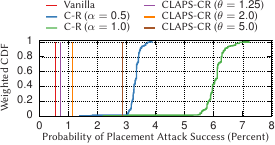

Generate this figure with gnuplot:
set terminal epslatex size 3,1.5 font "" 8 standalone header \
    "XXX"
set datafile separator ','
set output 'cr_placement.tex'

load './Set1.plt'

set xrange [0.0:*]
set yrange [0.0:1.02]

set xlabel "Probability of Placement Attack Success (Percent)" offset 0,+0.5
set ylabel "Weighted CDF" offset +0.5,0

set grid back
set key outside left tm Left vertical maxrows 3 width -8 samplen 1 reverse

set pointintervalbox 1.6

LW = 4
PS = 1.1
PI = -12000

plot \
'~/prj/lapsit/location-aware-tor/data/couter_raptor_placement/125_100/vanilla' with l title "Vanilla" ls 1 lw LW, \
'~/prj/lapsit/location-aware-tor/data/couter_raptor_placement/125_100/cr5' with l title "C-R ($\\alpha = 0.5$)" ls 2 lw LW, \
'~/prj/lapsit/location-aware-tor/data/couter_raptor_placement/125_100/cr1' with l title "C-R ($\\alpha = 1.0$)" ls 3 lw LW, \
'~/prj/lapsit/location-aware-tor/data/couter_raptor_placement/125_100/claps' with l title "CLAPS-CR ($\\theta = 1.25$)" ls 4 lw LW, \
'~/prj/lapsit/location-aware-tor/data/couter_raptor_placement/2_100/claps' with l title "CLAPS-CR ($\\theta = 2.0$)" ls 5 lw LW, \
'~/prj/lapsit/location-aware-tor/data/couter_raptor_placement/5_100/claps' with l title "CLAPS-CR ($\\theta = 5.0$)" ls 7 lw LW, \
